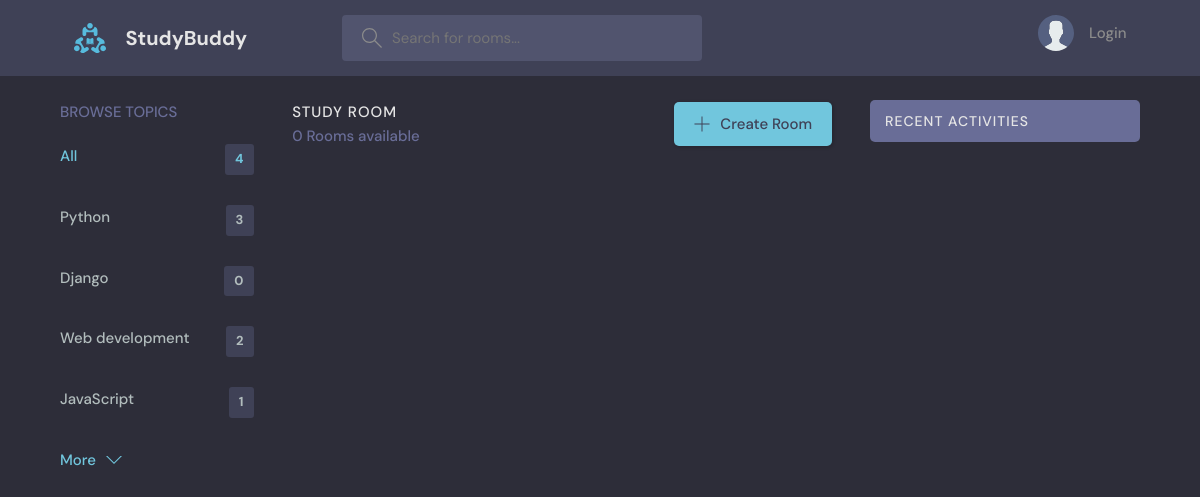
Page /?q=Design on the earlier database version.
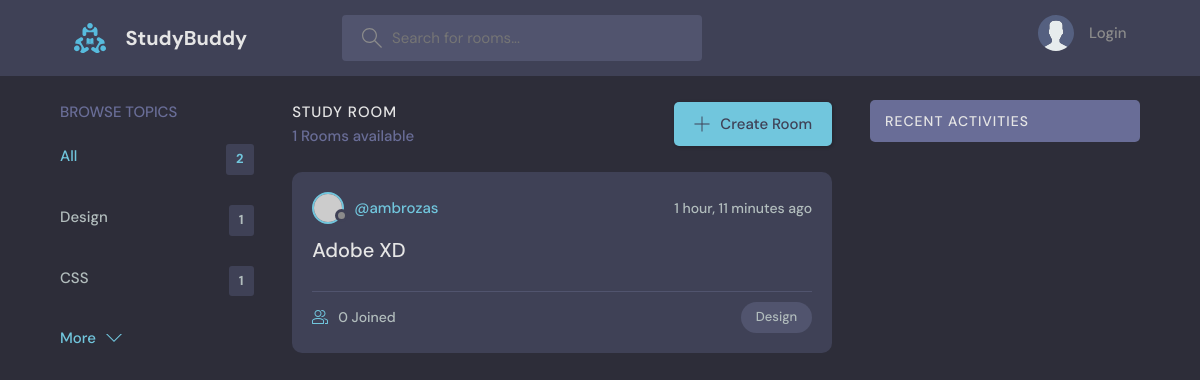
Same page on the later database version.
### base/models.py (models this page shows, shortened)
class Topic(models.Model):
    name = models.CharField(max_length=200)

class Room(models.Model):
    host = models.ForeignKey(User, on_delete=models.SET_NULL, null=True)
    topic = models.ForeignKey(Topic, on_delete=models.SET_NULL, null=True)
    name = models.CharField(max_length=200)
    description = models.TextField(null=True, blank=True)
    participants = models.ManyToManyField(User, related_name='participants', blank=True)
    updated = models.DateTimeField(auto_now=True)
    created = models.DateTimeField(auto_now_add=True)
    class Meta:
        ordering = ['-updated', '-created']

### base/views.py (the view)
# urls.py: path('', views.home, name="home"),
def home(request):
    q = request.GET.get('q') if request.GET.get('q') != None else ''
    rooms = Room.objects.filter(
        Q(topic__name__icontains=q) |
        Q(name__icontains=q) |
        Q(description__icontains=q)
        )
    topics = Topic.objects.all()
    room_count = rooms.count()
    room_messages = Message.objects.filter(Q(room__topic__name__icontains=q))
    context = {'rooms': rooms, 'topics': topics, 'room_count': room_count, 'room_messages': room_messages}
    return render(request, 'base/home.html', context)

### base/templates/base/home.html (shortened to what this page needs)
{% extends 'main.html' %}
{% block content %}
    <main class="layout layout--3">
      <div class="container">
        {% include 'base/topics_component.html' %}
        <div class="roomList">
          <div class="roomList__header">
            <div>
              <h2>Study Room</h2>
              <p>{{room_count}} Rooms available</p>
            </div>
            <a class="btn btn--main" href="{% url 'create-room' %}">
              <svg version="1.1" xmlns="http://www.w3.org/2000/svg" width="32" height="32" viewBox="0 0 32 32">
                <title>add</title>
                <path
                  d="M16.943 0.943h-1.885v14.115h-14.115v1.885h14.115v14.115h1.885v-14.115h14.115v-1.885h-14.115v-14.115z"
                ></path>
              </svg>
              Create Room
            </a>
          </div>
          {% include 'base/feed_component.html' %}
        </div>
        {% include 'base/activity_component.html' %}
      </div>
    </main>
{% endblock %}

### base/templates/base/topics_component.html
<div class="topics">
    <div class="topics__header">
      <h2>Browse Topics</h2>
    </div>
    <ul class="topics__list">
      <li>
        <a href="{% url 'home' %}" class="active">All <span>{{topics.count}}</span></a>
      </li>
      {% for topic in topics %}
      <li>
        <a href="{% url 'home' %}?q={{topic.name}}">{{topic.name}}<span>{{topic.room_set.all.count}}</span></a>
      </li>
      {% endfor %}
    </ul>
    <a class="btn btn--link" href="topics.html">
      More
      <svg version="1.1" xmlns="http://www.w3.org/2000/svg" width="32" height="32" viewBox="0 0 32 32">
        <title>chevron-down</title>
        <path d="M16 21l-13-13h-3l16 16 16-16h-3l-13 13z"></path>
      </svg>
    </a>
  </div>

### base/templates/base/feed_component.html (shortened to what this page needs)
{% for room in rooms %}
<div class="roomListRoom">
    <div class="roomListRoom__header">
      <a href="{% url 'user-profile' room.host.id %}" class="roomListRoom__author">
        <div class="avatar avatar--small">
          <img src="https://randomuser.me/api/portraits/women/11.jpg" />
        </div>
        <span>@{{room.host.username}}</span>
      </a>
      <div class="roomListRoom__actions">
        <span>{{room.created|timesince}} ago</span>
      </div>
    </div>
    <div class="roomListRoom__content">
      <a href="{% url 'room' room.id %}">{{room.name}}</a>
    </div>
    <div class="roomListRoom__meta">
      <a href="{% url 'room' room.id %}" class="roomListRoom__joined">
        {{room.participants.all.count}} Joined
      </a>
      <p class="roomListRoom__topic">{{room.topic.name}}</p>
    </div>
</div>
{% endfor %}

Differences in the rows shown:
removed Topic: name "Python", room_set.all.count "3"
removed Topic: name "Django", room_set.all.count "0"
removed Topic: name "Web development", room_set.all.count "2"
removed Topic: name "JavaScript", room_set.all.count "1"
added Topic: name "Design", room_set.all.count "1"
added Topic: name "CSS", room_set.all.count "1"
added Room: host.username "ambrozas", created "1 hour, 11 minutes", name "Adobe XD", participants.all.count "0", topic.name "Design"
Other differences:
{{ topics.count }}: "4" → "2"
{{ room_count }}: "0" → "1"
